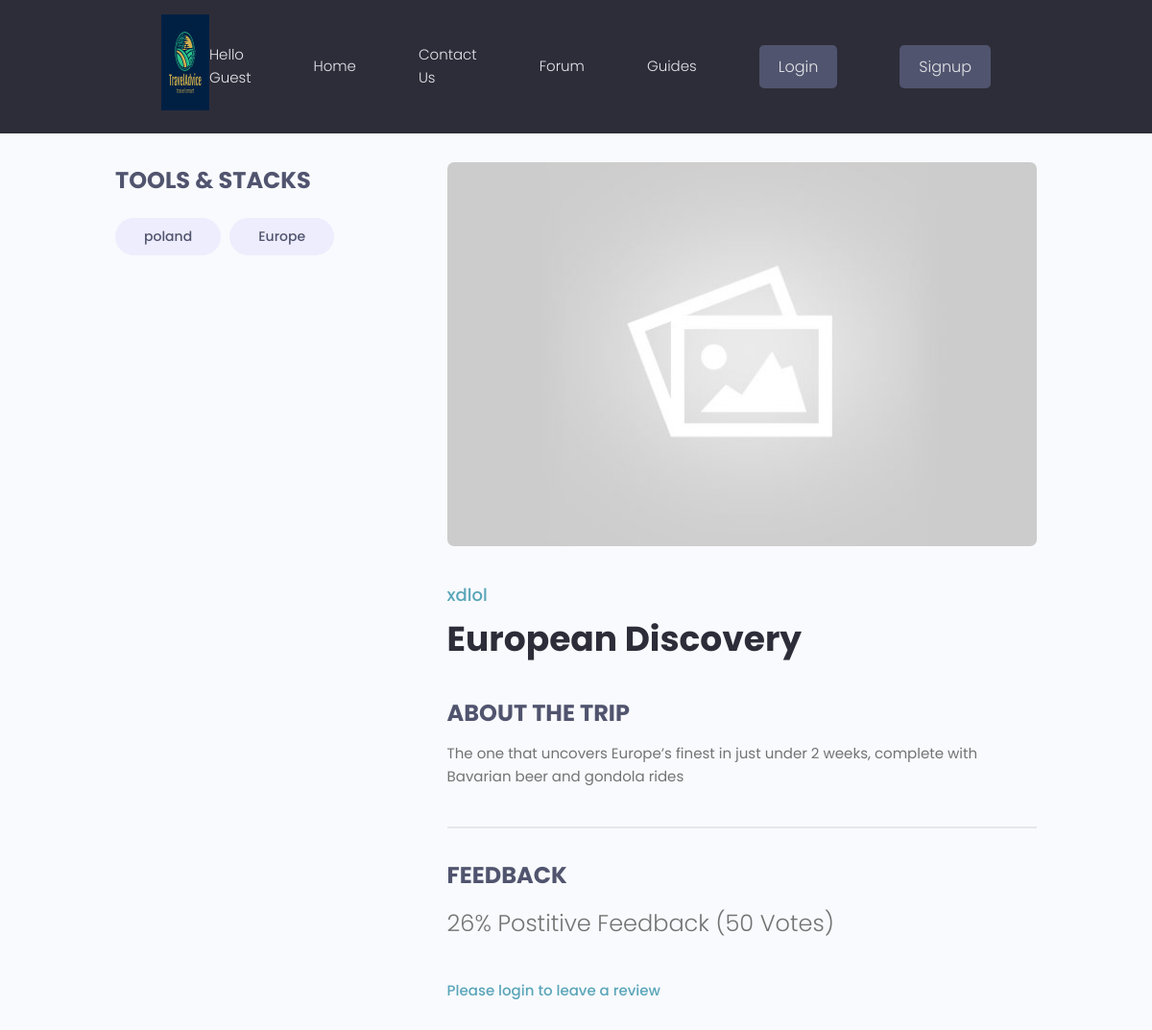
/trip/43a6959f-16f2-429b-9284-68d5c4310290/, run on an earlier commit of the app's database.
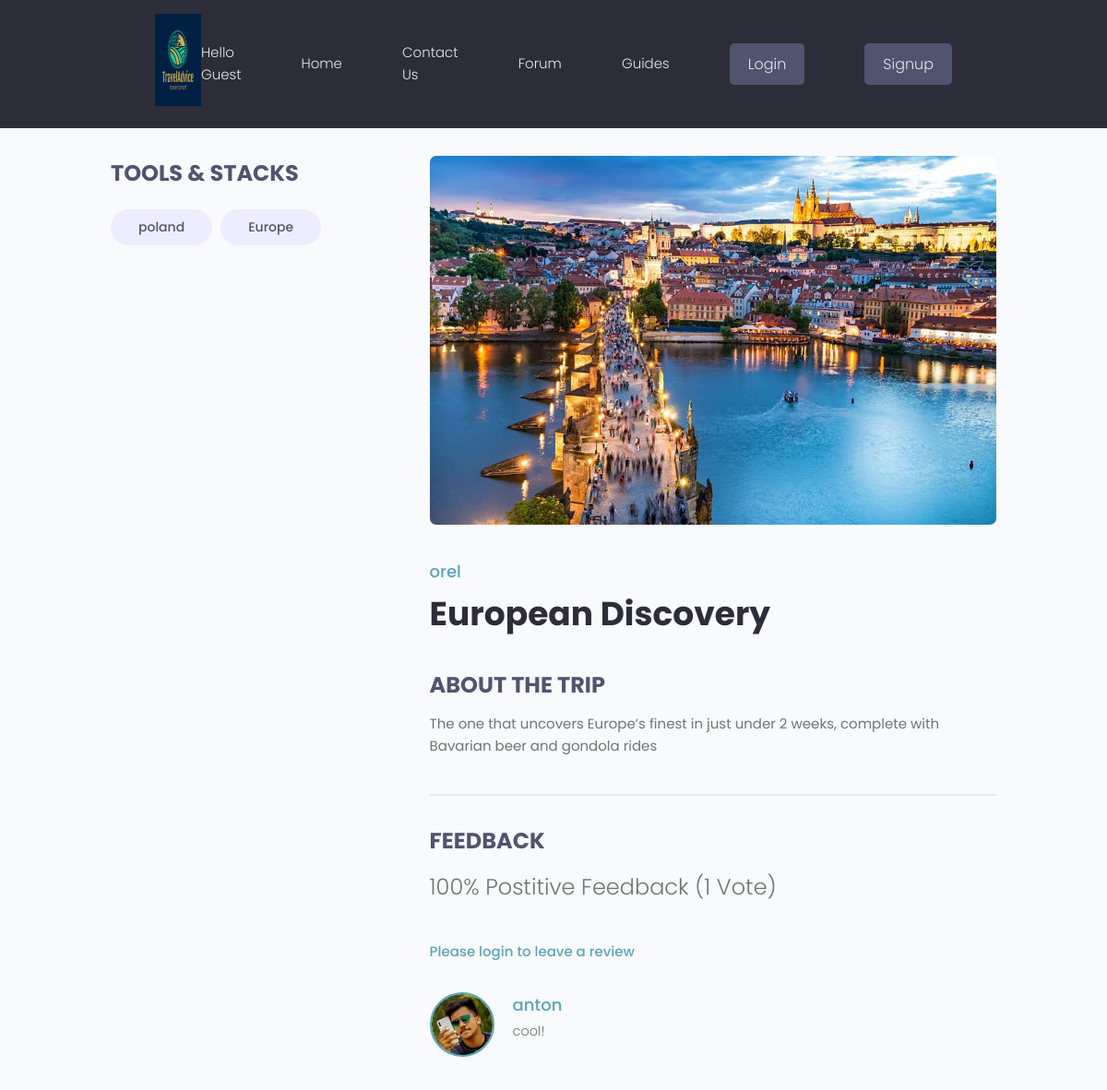
And on a later commit of the database.
### trips/models.py (models this page shows, shortened)
class Tag(models.Model):
    name = models.CharField(max_length=200)
    created = models.DateTimeField(auto_now_add=True)
    id = models.UUIDField(default=uuid.uuid4, unique=True, primary_key=True,editable=False)
    def __str__(self):
        return self.name

class Trip(models.Model):
    owner = models.ForeignKey(
        Profile,null=True, blank= True,on_delete=models.SET_NULL)
    title = models.CharField(max_length=200)
    description = models.TextField(null=True, blank = True)
    featured_image = models.ImageField(null = True, blank = True, default= "default.jpg")# upload image from the trip, and by the default its gray image
    created = models.DateTimeField(auto_now_add=True)
    tags = models.ManyToManyField('Tag', blank=True) #one trip has many tag and vice versa
    vote_total = models.IntegerField(default=0, null=True, blank=True)# all the vote that the trips has
    vote_ration = models.IntegerField(default=0, null=True, blank=True)# the ration betwen negative and positive
    id = models.UUIDField(default=uuid.uuid4, unique=True, primary_key=True,editable=False)
    class Meta:
        ordering = ['-vote_ration','-vote_total', 'title']
    @property
    def reviewers(self):
        queryset = self.review_set.all().values_list('owner__id', flat=True)
        return queryset

class Review(models.Model):
    VOTE_TYPE = (
        ('up', 'Up Vote'),
        ('down', 'Down Vote'),
    )
    owner =models.ForeignKey(Profile, on_delete=models.CASCADE, null=True)
    trip = models.ForeignKey(Trip, on_delete=models.CASCADE)
    body = models.TextField(null=True, blank=True)
    value = models.CharField(max_length=200, choices= VOTE_TYPE)
    created = models.DateTimeField(auto_now_add=True)
    id = models.UUIDField(default=uuid.uuid4, unique=True, primary_key=True,editable=False)
    class Meta:
        unique_together = [['owner', 'trip']]

### users/models.py (models this page shows, shortened)
class Profile(models.Model):
    user = models.OneToOneField(User, on_delete=models.CASCADE, null=True, blank=True)
    name = models.CharField(max_length=200, blank=True, null=True)
    email = models.EmailField(max_length=500, blank=True, null= True)
    username =  models.CharField(max_length=200, blank=True, null=True)
    location =  models.CharField(max_length=200, blank=True, null=True)
    short_intro = models.CharField(max_length=200, blank = True, null=True)
    bio = models.TextField(blank=True,null=True)
    profile_image = models.ImageField(
        null=True, blank=True, upload_to='profiles/', default= "profiles/user-default.png")
    created = models.DateTimeField(auto_now_add=True)
    id = models.UUIDField(default=uuid.uuid4, unique=True, primary_key=True,editable=False)

### trips/views.py (the view, shortened to what this page needs)
# urls.py: path('trip/<str:pk>/',views.trip,name="trip"),
def trip(request,pk):
    tripObj = Trip.objects.get(id=pk)
    tags = tripObj.tags.all()
    form = ReviewForm()
    return render(request, 'trips/single-trip.html',{'trip':tripObj, 'tags': tags,'form':form})

### forum/context_processors.py (called while the page is built, shortened)
def searchFunction(request):
    search_context = {}
    posts = Post.objects.all()
    return search_context

### trips/templates/trips/single-trip.html (shortened to what this page needs)
{% extends 'main.html' %}
 {% block content %}
  <main class="singleProject my-md">
    <div class="container">
      <div class="layout">
        <div class="column column--1of3">
          <h3 class="singleProject__subtitle">Tools & Stacks</h3>
          <div class="singleProject__toolStack">
            {% for tag in tags %}
            <span class="tag tag--pill tag--sub tag--lg">
              <small>{{tag}}</small>
            </span>
            {% endfor %}
          </div>
        </div>
        <div class="column column--2of3">
          <img class="singleProject__preview" src="{{ trip.featured_image.url }}" alt="portfolio thumbnail" />
          <a href="{% url 'guide-profile' trip.owner.id %}" class="singleProject__developer">{{ trip.owner.name }}</a>
          <h2 class="singleProject__title">{{trip.title}}</h2>
          <h3 class="singleProject__subtitle">About the trip</h3>
          <div class="singleProject__info">
            {{trip.description}}
          </div>
          <div class="comments">
            <h3 class="singleProject__subtitle">Feedback</h3>
            <h5 class="project--rating">
              {{trip.vote_ration}}% Postitive Feedback ({{trip.vote_total}} Vote{{trip.vote_total|pluralize:"s"}})
            </h5>
            {% if request.user.profile.id in trip.reviewers %}
            <p>You have already submitted your review for this trip</p>
            {% elif request.user.profile == trip.owner %}
            <p>You cannot review your own trip</p>
            {% else %}
            <a href="{% url 'signin' %}?next={{request.path}}">Please login to leave a review</a>
            {% endif %}
            <div class="commentList">
              {% for review in trip.review_set.all %}
              {% if review.body %}
              <div class="comment">
                <a href="">
                  <img class="avatar avatar--md"
                    src="{{review.owner.profile_image.url}}" alt="user" />
                </a>
                <div class="comment__details">
                  <a href="" class="comment__author">{{ review.owner.name }}</a>
                  <p class="comment__info">{{review.body|linebreaksbr}}</p>
                </div>
              </div>
              {% endif %}
              {% endfor %}
            </div>
          </div>
        </div>
      </div>
    </div>
  </main>
{% endblock content %}

What changed in the data, as far as the page shows it:
changed Trip "European Discovery": featured_image: picture added in place of a placeholder; owner.name "xdlol" → "orel"; vote_ration "26" → "100"; vote_total "50" → "1"
added Review: owner.profile_image (picture), owner.name "anton", body "cool!"
